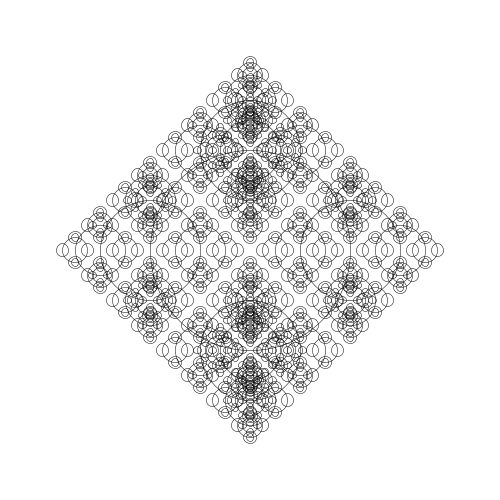
Frame 1 (no input)
Frame 60 (the mouse pressed at the canvas centre just before this capture): identical to frame 1, image omitted
Frame 120 (the mouse held since frame 60 and released just before this capture): identical to frame 1, image omitted

The Processing sketch that drew this single still picture (run headless with seeded random() and noise(); from frame 60 on, the mouse is pressed at the canvas centre):

// Processing sketch: e05_rekurencyjna_elipsa_wielokrotna
// ── e05_rekurencyjna_elipsa_wielokrotna.pde
void setup()
{
  size(500, 500);
  strokeWeight(0.5);
  noFill();
}

void draw()
{
  background(255);
  elipsa_zakrecona2(width/2, height/2, 200);
}

void elipsa_zakrecona2(float x, float y, float srednica)
{
  if (srednica >= 7)
  {
    ellipse(x, y, srednica, srednica);
    elipsa_zakrecona2 (x-srednica * 0.5, y, srednica* 0.5) ;
    elipsa_zakrecona2 (x, y-srednica * 0.5, srednica* 0.5) ;
    elipsa_zakrecona2 (x, y-srednica * 0.5, srednica* 0.3) ;

    elipsa_zakrecona2 (x+srednica * 0.5, y, srednica* 0.5);
    elipsa_zakrecona2 (x, y+srednica * 0.5, srednica* 0.5);
    elipsa_zakrecona2 (x, y+srednica * 0.5, srednica* 0.3);
  }
}
